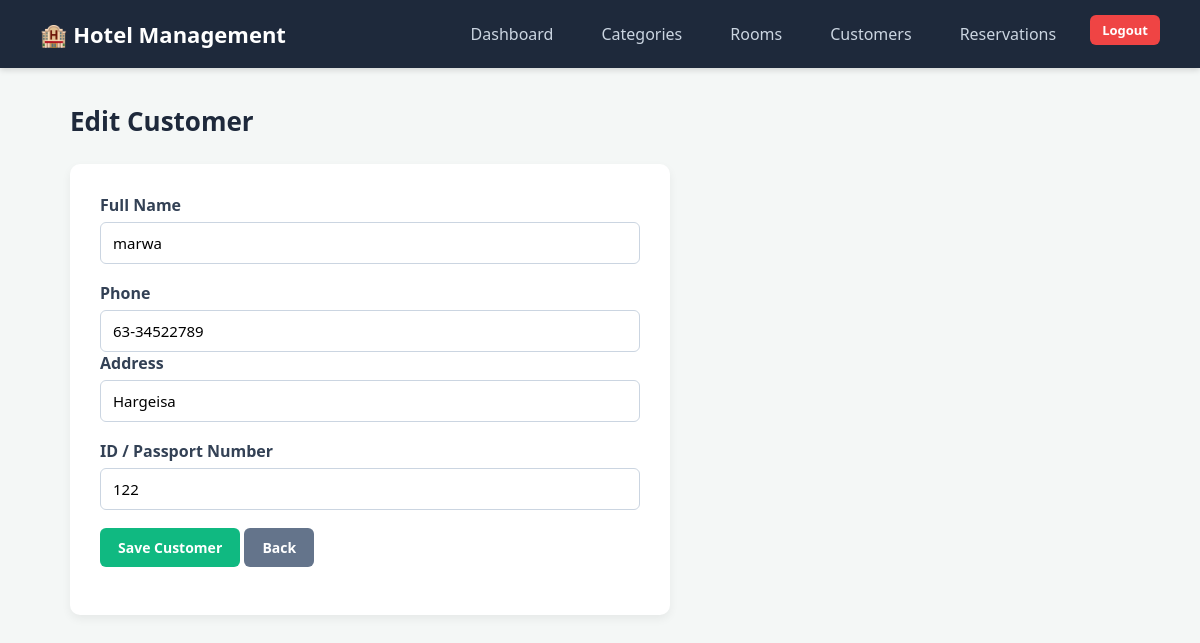
Page /customers/edit/1/ (signed in) on the committed database.
### hotel/models.py (models this page shows, shortened)
class Customer(models.Model):
    full_name = models.CharField(max_length=100)
    phone = models.CharField(max_length=20)
    email = models.EmailField(blank=True, null=True)
    address = models.CharField(max_length=200, default='Hargeisa')
    id_number = models.CharField(max_length=50)

### hotel/views.py (the view, shortened to what this page needs)
# urls.py: path('customers/edit/<int:id>/', views.customer_edit, name='customer_edit'),
@login_required
def customer_edit(request, id):
    customer = get_object_or_404(Customer, id=id)
    return render(request, 'hotel/customer_form.html', {'customer': customer})

### hotel/templates/hotel/customer_form.html (shortened to what this page needs)
{% extends 'hotel/base.html' %}
{% block content %}
<div class="page-header">
    <h2>{% if customer %}Edit Customer{% else %}Add New Customer{% endif %}</h2>
</div>
<div class="form-card">
    <form method="POST">
        <div class="form-group">
            <label>Full Name</label>
            <input type="text" name="full_name" value="{{ customer.full_name|default:'' }}" required>
        </div>
        <div class="form-group">
            <label>Phone</label>
            <input type="text" name="phone" value="{{ customer.phone|default:'' }}" required>
        <div class="form-group">
            <label>Address</label>
            <input type="text" name="address" value="{{ customer.address|default:'' }}" placeholder="e.g. Hargeisa" required>
        </div>
        <div class="form-group">
            <label>ID / Passport Number</label>
            <input type="text" name="id_number" value="{{ customer.id_number|default:'' }}" required>
        </div>
        <button type="submit" class="btn btn-success">Save Customer</button>
        <a href="{% url 'customer_list' %}" class="btn btn-secondary">Back</a>
    </form>
</div>
{% endblock %}

### hotel/templates/hotel/base.html (style rules this page uses)
* { box-sizing: border-box; margin: 0; padding: 0; font-family: 'Segoe UI', Tahoma, Geneva, Verdana, sans-serif; }
body { background-color: #f4f7f6; color: #333; }
.page-header { display: flex; justify-content: space-between; align-items: center; margin-bottom: 25px; }
.page-header h2 { color: #1e293b; font-size: 26px; }
.btn { display: inline-block; padding: 10px 18px; border-radius: 6px; text-decoration: none; font-weight: 600; font-size: 14px; border: none; cursor: pointer; transition: 0.2s; }
.btn-success { background-color: #10b981; color: white; }
.btn-secondary { background-color: #64748b; color: white; }
.form-card { background: white; padding: 30px; border-radius: 10px; box-shadow: 0 4px 10px rgba(0,0,0,0.06); max-width: 600px; }
.form-group { margin-bottom: 18px; }
.form-group label { display: block; margin-bottom: 6px; font-weight: 600; color: #334155; }
.form-group input, .form-group select { width: 100%; padding: 10px 12px; border: 1px solid #cbd5e1; border-radius: 6px; font-size: 15px; }

### rows in the picture
Customer: full_name "marwa", phone "63-34522789", address "Hargeisa", id_number "122"
